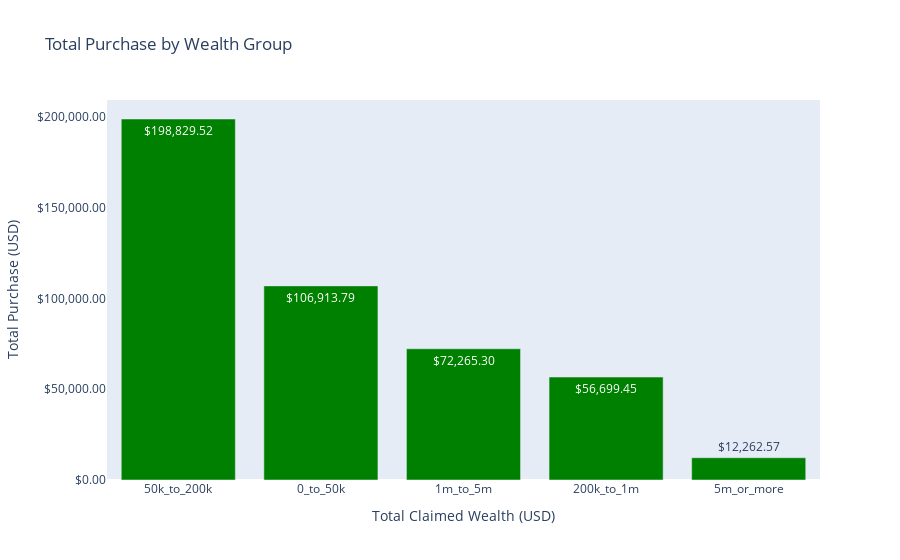

Notebook source saved alongside this figure:
### Code cell
users_metrics_by_weatlh = users_metrics_by_weatlh.sort_values(by='total_golden_thematic_purchase_usd', ascending=False).round(2)

fig = px.bar(users_metrics_by_weatlh, 
             x='total_claimed_wealth_usd', 
             y='total_golden_thematic_purchase_usd',
             title='Total Purchase by Wealth Group',
             labels={'total_claimed_wealth_usd': 'Total Claimed Wealth (USD)', 'total_golden_thematic_purchase_usd': 'Total Purchase (USD)'},
             text='total_golden_thematic_purchase_usd',
             text_auto='$,.2f',
             color_discrete_sequence=['green'])
fig.update_layout(yaxis_tickprefix = '$', yaxis_tickformat = ',.2f')
fig.update_layout(yaxis=dict(title='Total Purchase (USD)', side='left', showgrid=False))

fig.show()

### Figure 1 — Plotly figure (JSON) as saved in the notebook; plotly's stock layout.template omitted (floating-point values rounded to 4 significant figures)
{"data": [{"alignmentgroup": "True", "hovertemplate": "Total Claimed Wealth (USD)=%{x}<br>Total Purchase (USD)=%{text}<extra></extra>", "legendgroup": "", "marker": {"color": "green", "pattern": {"shape": ""}}, "name": "", "offsetgroup": "", "orientation": "v", "showlegend": false, "text": [198800.0, 106900.0, 72270.0, 56700.0, 12260.0], "textposition": "auto", "texttemplate": "%{y:$,.2f}", "type": "bar", "x": ["50k_to_200k", "0_to_50k", "1m_to_5m", "200k_to_1m", "5m_or_more"], "xaxis": "x", "y": [198800.0, 106900.0, 72270.0, 56700.0, 12260.0], "yaxis": "y"}], "layout": {"barmode": "relative", "legend": {"tracegroupgap": 0}, "title": {"text": "Total Purchase by Wealth Group"}, "xaxis": {"anchor": "y", "domain": [0, 1], "title": {"text": "Total Claimed Wealth (USD)"}}, "yaxis": {"anchor": "x", "domain": [0, 1], "showgrid": false, "side": "left", "tickformat": ",.2f", "tickprefix": "$", "title": {"text": "Total Purchase (USD)"}}}}
